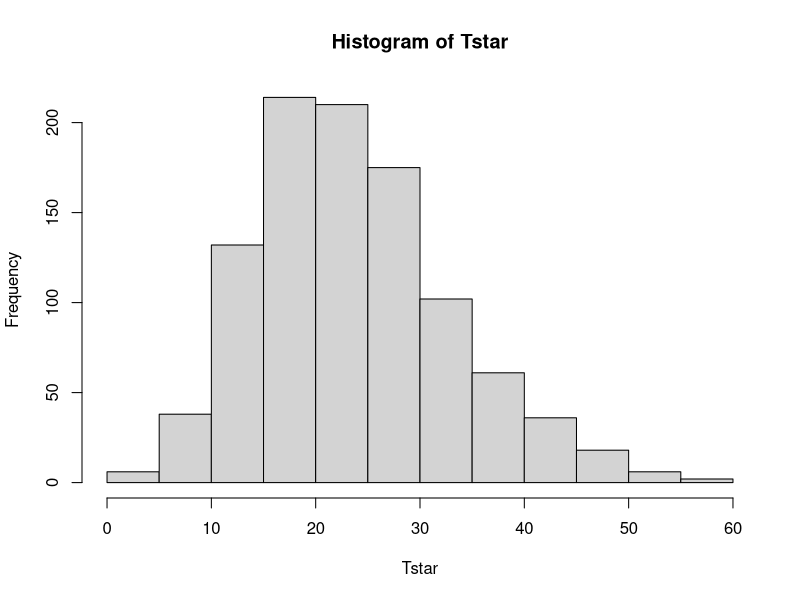
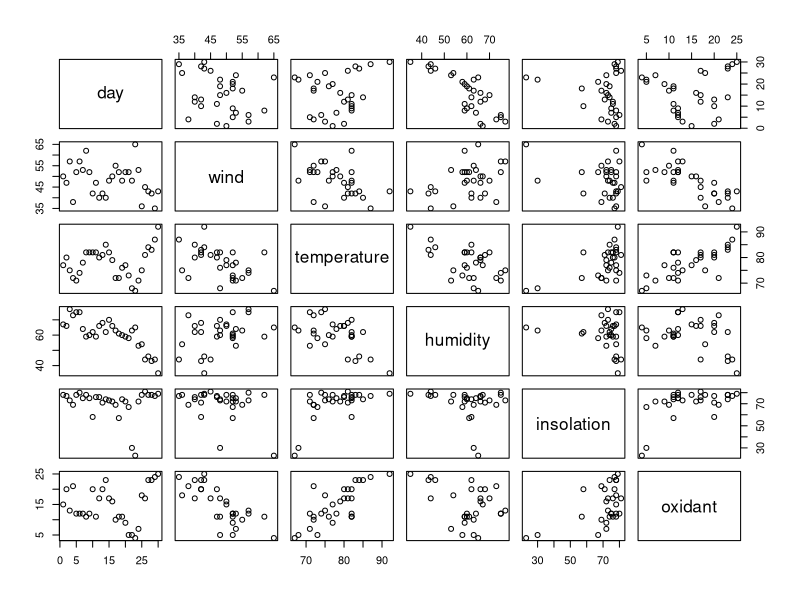
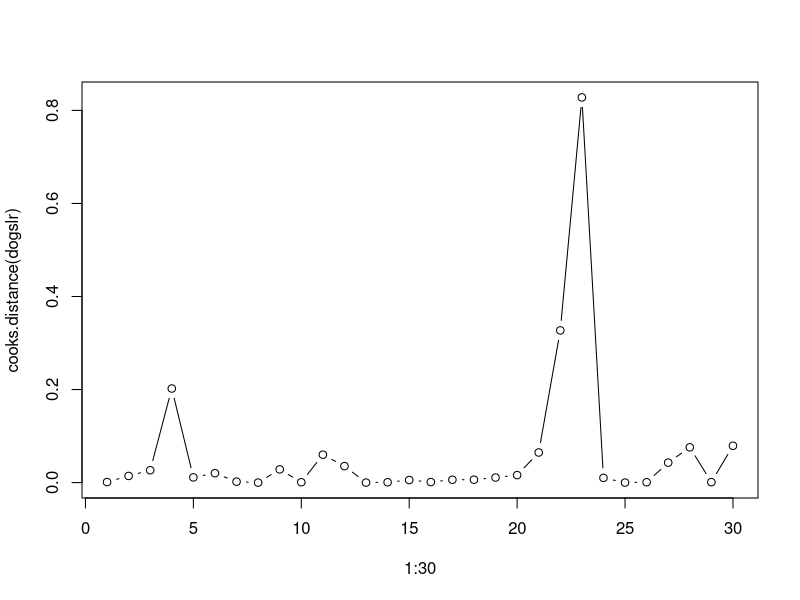
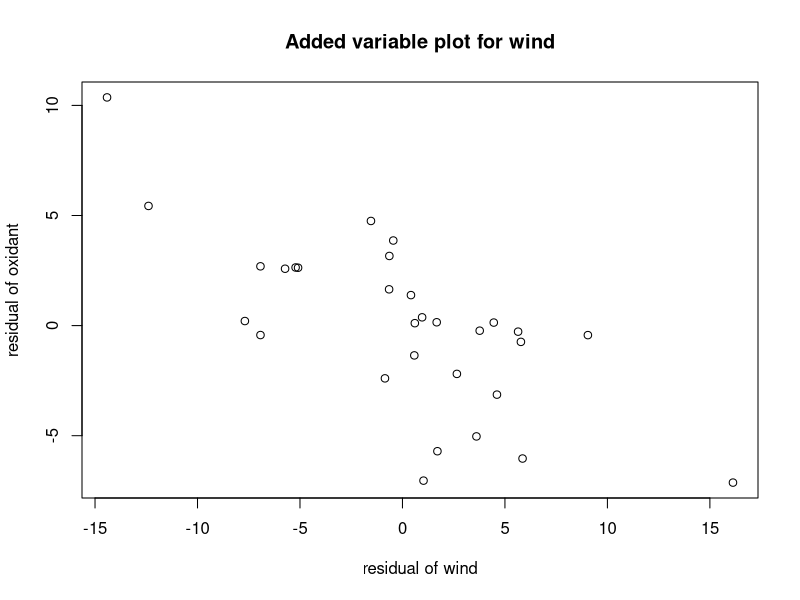
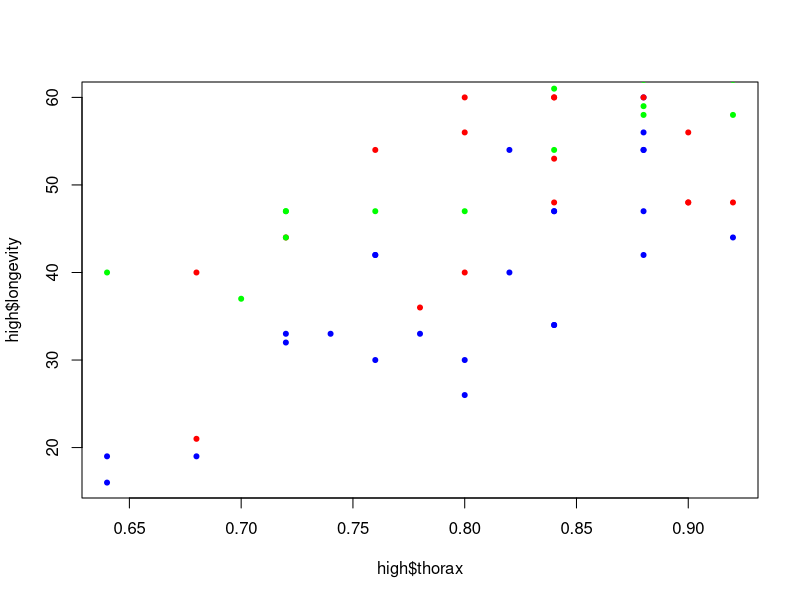
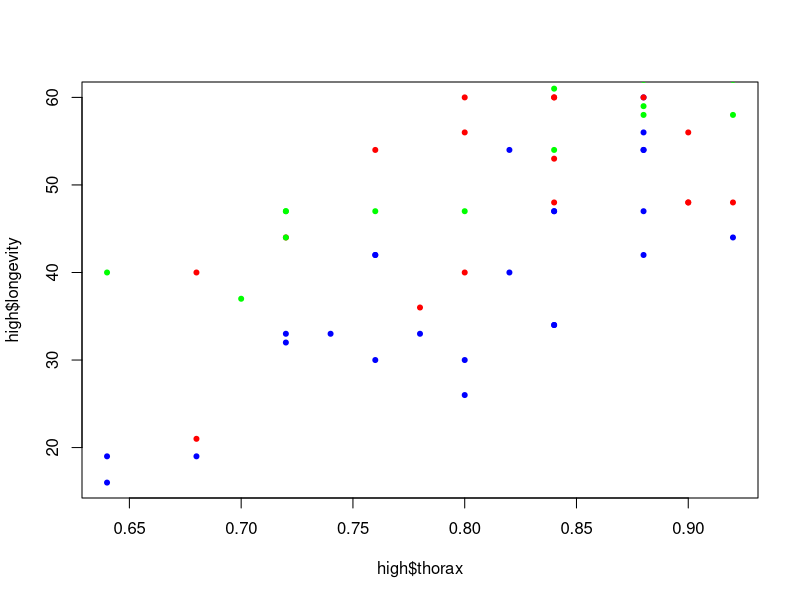
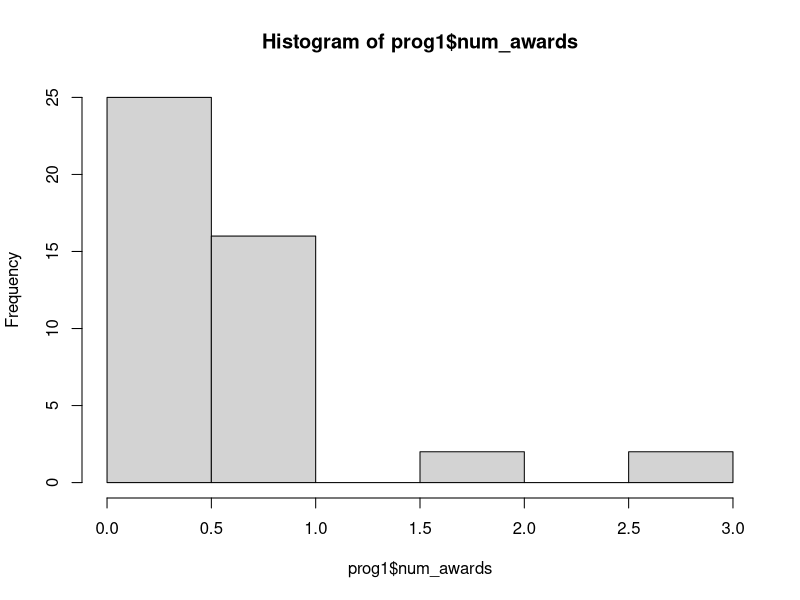
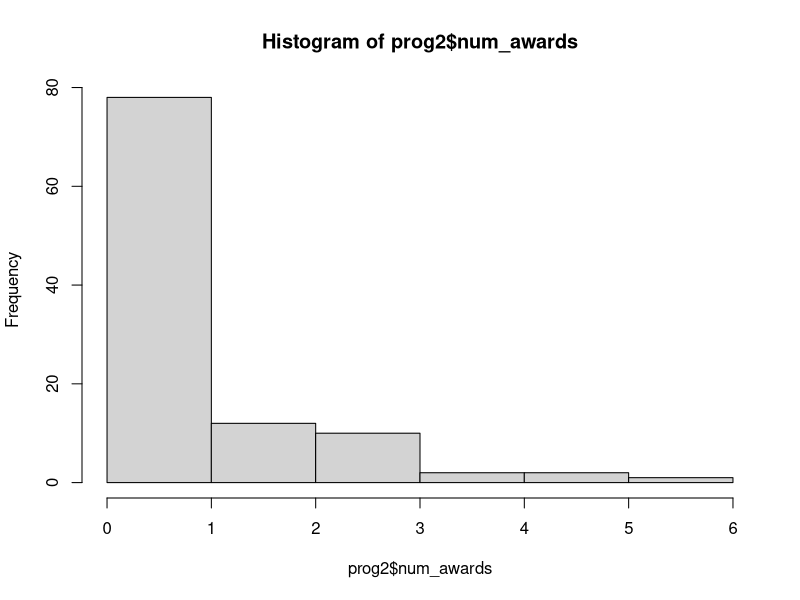

These figures' R source, in order:
## ---- chunk 1
knitr::opts_chunk$set(echo = TRUE)
## ---- chunk 2
data <- read.csv("nauseatable.txt", sep="")
chitest <- chisq.test(data)
chitest$residuals
## ---- chunk 3
chitest
## ---- chunk 4
#data <- nauseatable
Nausea<-c()
medicine <- c()
for(i in 1:nrow(data)){
    Nausea <-c(Nausea, rep(1, data[i, 1]))
    Nausea <-c(Nausea, rep(0, data[i, 2]))
    medicine <- c(medicine, rep(i, (data[i, 1]+data[i, 2])))
}

df <- data.frame(medicine, Nausea)
B=1000
Tstar = c()
for (i in 1:B){
  Xstar = df[sample(nrow(df),1000,replace=TRUE),]
  test=chisq.test(table(Xstar))
  Tstar =  c(Tstar, test$statistic)
  
}

hist(Tstar)
chitest$p.value
chitest$statistic

pl=sum(Tstar<chitest$statistic)/B
pr=sum(Tstar>chitest$statistic)/B
pl
pr
p_value = 2*min(pl,pr)
p_value
## ---- chunk 5
airpollution <- read.csv("airpollution.txt", sep="")
View(airpollution)
## ---- chunk 6
pairs(airpollution)

# temperature and oxidant might have a linear relation

## ---- chunk 7
dogslr = lm(oxidant~wind+temperature+humidity+insolation,data=airpollution)
summary(dogslr)
## ---- chunk 8
dogsnlm = lm(oxidant~wind+temperature,data=airpollution)
round(cooks.distance(dogsnlm),2)
max(round(cooks.distance(dogsnlm),2))
## ---- chunk 9
round(cooks.distance(dogslr),2)
max(round(cooks.distance(dogslr),2))
order(cooks.distance(dogslr))
## ---- chunk 10
plot(1:30,cooks.distance(dogslr),type="b")
## ---- chunk 11
round(cor(airpollution),2)
## ---- chunk 12
#install.packages("car",dependencies=TRUE)
#library(car)
#vif(dogsnlm)
## ---- chunk 13
x=residuals(lm(wind~temperature+humidity+insolation,data=airpollution))
y=residuals(lm(oxidant~temperature+humidity+insolation,data=airpollution))
plot(x,y,main="Added variable plot for wind", xlab="residual of wind",ylab="residual of oxidant")
## ---- chunk 14
x_new=residuals(lm(wind~temperature,data=airpollution))
y_new=residuals(lm(oxidant~temperature,data=airpollution))
summary(lm(y_new~x_new))
summary(dogsnlm)
## ---- chunk 15
summary(lm(oxidant~wind,data=airpollution))
summary(lm(oxidant~temperature,data=airpollution))
summary(lm(oxidant~humidity,data=airpollution))
summary(lm(oxidant~insolation,data=airpollution))
## ---- chunk 16
summary(lm(oxidant~wind+temperature,data=airpollution))
summary(lm(oxidant~wind+humidity,data=airpollution))
summary(lm(oxidant~wind+insolation,data=airpollution))

## ---- chunk 17
summary(lm(oxidant~wind+temperature+humidity,data=airpollution))
summary(lm(oxidant~wind+temperature+insolation,data=airpollution))
## ---- chunk 18
lm_up = lm(oxidant~wind+temperature,data=airpollution)
summary(lm_up)
## ---- chunk 19
summary(lm(oxidant~wind+temperature+humidity+insolation,data=airpollution))
## ---- chunk 20
summary(lm(oxidant~wind+temperature+humidity,data=airpollution))
## ---- chunk 21
summary(lm(oxidant~wind+temperature,data=airpollution))
## ---- chunk 22
linear_model = lm(oxidant~wind+temperature,data=airpollution)
x_newdata = data.frame(wind=33,temperature=54)
predict(linear_model,x_newdata,interval="confidence")
predict(linear_model,x_newdata,interval="prediction")

## what does negative value imply over here ?
## ---- chunk 23
fruitflies = read.csv("fruitflies.txt", sep="")
fruitflies = fruitflies[sample(nrow(fruitflies)),]
loglong = log(fruitflies["longevity"])
fruitflies['loglongevity'] = loglong
## ---- chunk 24
high = subset(fruitflies, activity == 'high')
low = subset(fruitflies, activity == 'low')
isolated = subset(fruitflies, activity == 'isolated')

plot(high$thorax, high$longevity, col='blue', pch=20)
points(low$thorax, low$longevity, col='red', pch=20)
points(isolated$thorax, isolated$longevity, col='green', pch=20)
## ---- chunk 25
fruitflies_model <- aov(loglongevity ~ activity, data=fruitflies)
fruitflies_model
summary(fruitflies_model)
## ---- chunk 26
mean(high$longevity)
mean(low$longevity)
mean(isolated$longevity)
## ---- chunk 27
fruitflies$activity = as.factor(fruitflies$activity)
fruitflies_model2 = drop1(lm(loglongevity ~ activity + thorax, data=fruitflies), test="F")
fruitflies_model2
summary(fruitflies_model2)
## ---- chunk 28
max_thorax = max(fruitflies['thorax'])
min_thorax = min(fruitflies['thorax'])
max_thorax_ff = subset(fruitflies, thorax == max_thorax)
min_thorax_ff = subset(fruitflies, thorax == min_thorax)

high_max = subset(high, thorax == max(high['thorax']))
high_min = subset(high, thorax == min(high['thorax']))
low_max = subset(low, thorax == max(low['thorax']))
low_min = subset(low, thorax == min(low['thorax']))
isolated_max = subset(isolated, thorax == max(isolated['thorax']))
isolated_min = subset(isolated, thorax == min(isolated['thorax']))

print("High")
mean(high_max$longevity)
mean(high_min$longevity)
print("Low")
mean(low_max$longevity)
mean(low_min$longevity)
print("Isolated")
mean(isolated_max$longevity)
mean(isolated_min$longevity)
## ---- chunk 29
plot(high$thorax, high$longevity, col='blue', pch=20)
points(low$thorax, low$longevity, col='red', pch=20)
points(isolated$thorax, isolated$longevity, col='green', pch=20)
## ---- chunk 30
high_model <- aov(loglongevity ~ thorax, data=high)
summary(high_model)
print('-------------------------------------------')
low_model <- aov(loglongevity ~ thorax, data=low)
summary(low_model)
print('-------------------------------------------')
isolated_model <- aov(loglongevity ~ thorax, data=isolated)
summary(isolated_model)
## ---- chunk 31
fruitflies_model2 = drop1(lm(longevity ~ activity + thorax, data=fruitflies), test="F")
fruitflies_model2
summary(fruitflies_model2)
## ---- chunk 32
psidata <- read.csv("psi.txt", sep="")

psidata$gpa=as.numeric(psidata$gpa)
psidata$psi=as.factor(psidata$psi)
is.factor(psidata$psi)
glm_model=glm(passed~psi*gpa,data=psidata,family=binomial)
anova(glm_model,test="Chisq") # only the last p value is relevant
## ---- chunk 33
glm2 = glm(passed~psi+gpa,data=psidata,family=binomial)
drop1(glm2,test="Chisq")
## ---- chunk 34
summary(glm2)
## ---- chunk 35
is.factor(psidata$psi)
## ---- chunk 36
newdata=data.frame(psi=1,gpa=3)
newdata$psi <- as.factor(newdata$psi)
predict(glm2,newdata,type="response")

newdata2=data.frame(psi=0,gpa=3)
newdata2$psi <- as.factor(newdata2$psi)
predict(glm2,newdata2,type="response")

## ---- chunk 37

tot=xtabs(~psi+passed,data=psidata)
tot

z=chisq.test(tot); z


## ---- chunk 38

chisq.test(tot,simulate.p.value=TRUE)

## ---- chunk 39
fisher.test(tot)
## ---- chunk 40
ratio = (6/15)/(8/3)
print(ratio)
## ---- chunk 41
awards = read.csv("awards.txt", sep="")
## ---- chunk 42
poisson_awards <- glm(num_awards ~ prog, family="poisson", data=awards)
#poisson_awards
summary(poisson_awards)
## ---- chunk 43
new_data = data.frame(prog=1)
predict(poisson_awards, newdata=new_data, type = "response")
new_data = data.frame(prog=2)
predict(poisson_awards, newdata=new_data, type = "response")
new_data = data.frame(prog=3)
predict(poisson_awards, newdata=new_data, type = "response")
## ---- chunk 44
prog1 = subset(awards, prog==1)
hist(prog1$num_awards)
prog2 = subset(awards, prog==2)
hist(prog2$num_awards)
prog3 = subset(awards, prog==3)
hist(prog3$num_awards)
## ---- chunk 45
kruskal_wallis<-kruskal.test(num_awards ~ prog, data=awards)
kruskal_wallis
## ---- chunk 46
poisson_awards <- glm(num_awards ~ prog+math, family="poisson", data=awards)
#poisson_awards
summary(poisson_awards)
## ---- chunk 47
print("Program 1")
new_data = data.frame(prog=1, math=max(awards$math))
predict(poisson_awards, newdata=new_data, type = "response")
new_data = data.frame(prog=1, math=min(awards$math))
predict(poisson_awards, newdata=new_data, type = "response")

print("Program 2")
new_data = data.frame(prog=2, math=max(awards$math))
predict(poisson_awards, newdata=new_data, type = "response")
new_data = data.frame(prog=2, math=min(awards$math))
predict(poisson_awards, newdata=new_data, type = "response")

print("Program 3")
new_data = data.frame(prog=3, math=max(awards$math))
predict(poisson_awards, newdata=new_data, type = "response")
new_data = data.frame(prog=3, math=min(awards$math))
predict(poisson_awards, newdata=new_data, type = "response")

## ---- chunk 48
new_data = data.frame(prog=1, math=55)
predict(poisson_awards, newdata=new_data, type = "response")
